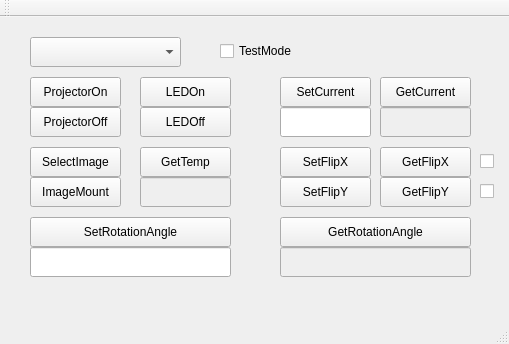
<?xml version="1.0" encoding="UTF-8"?>
<ui version="4.0">
 <class>MainWindow</class>
 <widget class="QMainWindow" name="MainWindow">
  <property name="geometry">
   <rect>
    <x>0</x>
    <y>0</y>
    <width>509</width>
    <height>344</height>
   </rect>
  </property>
  <property name="windowTitle">
   <string>MainWindow</string>
  </property>
  <widget class="QWidget" name="centralWidget">
   <widget class="QPushButton" name="pushButtonProjectorOn">
    <property name="geometry">
     <rect>
      <x>30</x>
      <y>60</y>
      <width>91</width>
      <height>30</height>
     </rect>
    </property>
    <property name="text">
     <string>ProjectorOn</string>
    </property>
   </widget>
   <widget class="QCheckBox" name="checkBoxTestMode">
    <property name="geometry">
     <rect>
      <x>220</x>
      <y>20</y>
      <width>95</width>
      <height>28</height>
     </rect>
    </property>
    <property name="text">
     <string>TestMode</string>
    </property>
   </widget>
   <widget class="QComboBox" name="comboBoxEngineSelect">
    <property name="geometry">
     <rect>
      <x>30</x>
      <y>20</y>
      <width>151</width>
      <height>30</height>
     </rect>
    </property>
   </widget>
   <widget class="QPushButton" name="pushButtonProjectorOff">
    <property name="geometry">
     <rect>
      <x>30</x>
      <y>90</y>
      <width>91</width>
      <height>30</height>
     </rect>
    </property>
    <property name="text">
     <string>ProjectorOff</string>
    </property>
   </widget>
   <widget class="QPushButton" name="pushButtonLEDOn">
    <property name="geometry">
     <rect>
      <x>140</x>
      <y>60</y>
      <width>91</width>
      <height>30</height>
     </rect>
    </property>
    <property name="text">
     <string>LEDOn</string>
    </property>
   </widget>
   <widget class="QPushButton" name="pushButtonLEDOff">
    <property name="geometry">
     <rect>
      <x>140</x>
      <y>90</y>
      <width>91</width>
      <height>30</height>
     </rect>
    </property>
    <property name="text">
     <string>LEDOff</string>
    </property>
   </widget>
   <widget class="QPushButton" name="pushButtonGetCurrent">
    <property name="geometry">
     <rect>
      <x>380</x>
      <y>60</y>
      <width>91</width>
      <height>30</height>
     </rect>
    </property>
    <property name="text">
     <string>GetCurrent</string>
    </property>
   </widget>
   <widget class="QPushButton" name="pushButtonSetCurrent">
    <property name="geometry">
     <rect>
      <x>280</x>
      <y>60</y>
      <width>91</width>
      <height>30</height>
     </rect>
    </property>
    <property name="text">
     <string>SetCurrent</string>
    </property>
   </widget>
   <widget class="QPushButton" name="pushButtonImageMount">
    <property name="geometry">
     <rect>
      <x>30</x>
      <y>160</y>
      <width>91</width>
      <height>30</height>
     </rect>
    </property>
    <property name="text">
     <string>ImageMount</string>
    </property>
   </widget>
   <widget class="QPushButton" name="pushButtonSetFlipX">
    <property name="geometry">
     <rect>
      <x>280</x>
      <y>130</y>
      <width>91</width>
      <height>30</height>
     </rect>
    </property>
    <property name="text">
     <string>SetFlipX</string>
    </property>
   </widget>
   <widget class="QPushButton" name="pushButtonSelectImage">
    <property name="geometry">
     <rect>
      <x>30</x>
      <y>130</y>
      <width>91</width>
      <height>30</height>
     </rect>
    </property>
    <property name="text">
     <string>SelectImage</string>
    </property>
   </widget>
   <widget class="QPushButton" name="pushButtonSetFlipY">
    <property name="geometry">
     <rect>
      <x>280</x>
      <y>160</y>
      <width>91</width>
      <height>30</height>
     </rect>
    </property>
    <property name="text">
     <string>SetFlipY</string>
    </property>
   </widget>
   <widget class="QLineEdit" name="lineEditSetCurrent">
    <property name="geometry">
     <rect>
      <x>280</x>
      <y>90</y>
      <width>91</width>
      <height>30</height>
     </rect>
    </property>
    <property name="readOnly">
     <bool>false</bool>
    </property>
   </widget>
   <widget class="QLineEdit" name="lineEditGetCurrent">
    <property name="enabled">
     <bool>false</bool>
    </property>
    <property name="geometry">
     <rect>
      <x>380</x>
      <y>90</y>
      <width>91</width>
      <height>30</height>
     </rect>
    </property>
   </widget>
   <widget class="QPushButton" name="pushButtonGetFlipX">
    <property name="geometry">
     <rect>
      <x>380</x>
      <y>130</y>
      <width>91</width>
      <height>30</height>
     </rect>
    </property>
    <property name="text">
     <string>GetFlipX</string>
    </property>
   </widget>
   <widget class="QPushButton" name="pushButtonGetFlipY">
    <property name="geometry">
     <rect>
      <x>380</x>
      <y>160</y>
      <width>91</width>
      <height>30</height>
     </rect>
    </property>
    <property name="text">
     <string>GetFlipY</string>
    </property>
   </widget>
   <widget class="QPushButton" name="pushButtonGetTemp">
    <property name="geometry">
     <rect>
      <x>140</x>
      <y>130</y>
      <width>91</width>
      <height>30</height>
     </rect>
    </property>
    <property name="text">
     <string>GetTemp</string>
    </property>
   </widget>
   <widget class="QLineEdit" name="lineEditGetTemp">
    <property name="enabled">
     <bool>false</bool>
    </property>
    <property name="geometry">
     <rect>
      <x>140</x>
      <y>160</y>
      <width>91</width>
      <height>30</height>
     </rect>
    </property>
   </widget>
   <widget class="QCheckBox" name="checkBoxGetFlipX">
    <property name="geometry">
     <rect>
      <x>480</x>
      <y>130</y>
      <width>95</width>
      <height>28</height>
     </rect>
    </property>
    <property name="text">
     <string/>
    </property>
   </widget>
   <widget class="QCheckBox" name="checkBoxGetFlipY">
    <property name="geometry">
     <rect>
      <x>480</x>
      <y>160</y>
      <width>95</width>
      <height>28</height>
     </rect>
    </property>
    <property name="text">
     <string/>
    </property>
    <property name="checkable">
     <bool>true</bool>
    </property>
   </widget>
   <widget class="QPushButton" name="pushButtonSetRotationAngle">
    <property name="geometry">
     <rect>
      <x>30</x>
      <y>200</y>
      <width>201</width>
      <height>30</height>
     </rect>
    </property>
    <property name="text">
     <string>SetRotationAngle</string>
    </property>
   </widget>
   <widget class="QLineEdit" name="lineEditSetRotationAngle">
    <property name="geometry">
     <rect>
      <x>30</x>
      <y>230</y>
      <width>201</width>
      <height>30</height>
     </rect>
    </property>
    <property name="readOnly">
     <bool>false</bool>
    </property>
   </widget>
   <widget class="QPushButton" name="pushButtonGetRotationAngle">
    <property name="geometry">
     <rect>
      <x>280</x>
      <y>200</y>
      <width>191</width>
      <height>30</height>
     </rect>
    </property>
    <property name="text">
     <string>GetRotationAngle</string>
    </property>
   </widget>
   <widget class="QLineEdit" name="lineEditGetRotationAngle">
    <property name="enabled">
     <bool>false</bool>
    </property>
    <property name="geometry">
     <rect>
      <x>280</x>
      <y>230</y>
      <width>191</width>
      <height>30</height>
     </rect>
    </property>
   </widget>
  </widget>
  <widget class="QMenuBar" name="menuBar">
   <property name="geometry">
    <rect>
     <x>0</x>
     <y>0</y>
     <width>509</width>
     <height>27</height>
    </rect>
   </property>
  </widget>
  <widget class="QToolBar" name="mainToolBar">
   <attribute name="toolBarArea">
    <enum>TopToolBarArea</enum>
   </attribute>
   <attribute name="toolBarBreak">
    <bool>false</bool>
   </attribute>
  </widget>
  <widget class="QStatusBar" name="statusBar"/>
 </widget>
 <layoutdefault spacing="6" margin="11"/>
 <tabstops>
  <tabstop>comboBoxEngineSelect</tabstop>
  <tabstop>checkBoxTestMode</tabstop>
  <tabstop>pushButtonProjectorOn</tabstop>
  <tabstop>pushButtonProjectorOff</tabstop>
  <tabstop>pushButtonLEDOn</tabstop>
  <tabstop>pushButtonLEDOff</tabstop>
  <tabstop>pushButtonSetCurrent</tabstop>
  <tabstop>lineEditSetCurrent</tabstop>
  <tabstop>pushButtonGetCurrent</tabstop>
  <tabstop>lineEditGetCurrent</tabstop>
  <tabstop>pushButtonImageMount</tabstop>
  <tabstop>pushButtonSelectImage</tabstop>
  <tabstop>pushButtonSetFlipX</tabstop>
  <tabstop>pushButtonSetFlipY</tabstop>
 </tabstops>
 <resources/>
 <connections/>
</ui>
